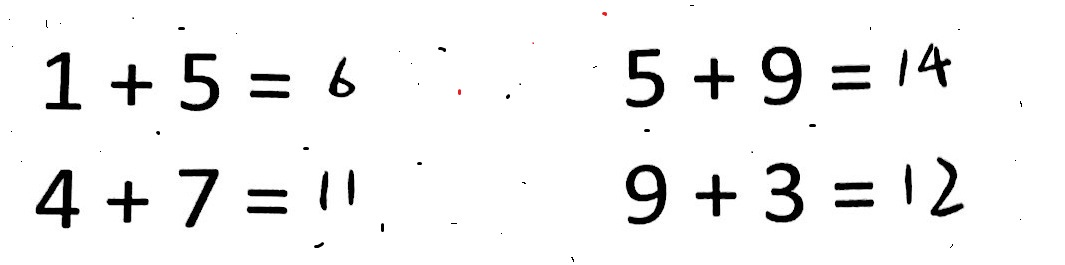
%> input picture 基于图像识别的口算作业批改系统/fenge_test.jpg, 1065 x 265 px
$ octave test_fenge.m   (GNU Octave 9; MATLAB toolbox functions it lacks are replaced by stand-ins)
%> lines starting %> are read from the running program, lines starting %| are printed output that depends on the picture; in (x1, y1, x2, y2) boxes, pixels count from 0 and x2, y2 are one past the last pixel; in counts of white or black regions, pixels touching at a corner belong together; the program's own positions count from 1
Path='D:\Matlab2016a\Matlab_R2016a_win64\workspace\tuxiangyuchuli\';
clc;close all;
[fn,pn,fi]=uigetfile('*.*','choose a picture');
%> the answer given: fenge_test.jpg
Img=imread([pn fn]);
%> Img is the input picture: size 265x1065x3 uint8; mean R, G, B 242, 242, 242
[~,~,c]=size(Img);
%> c = 3
if c==1
   f2= ~im2bw(Img,graythresh(Img));
else
   Img=rgb2gray(imread([pn fn]));
%> Img: size 265x1065 uint8; min 0, max 255, mean 242
   f2= ~im2bw(Img,graythresh(Img));
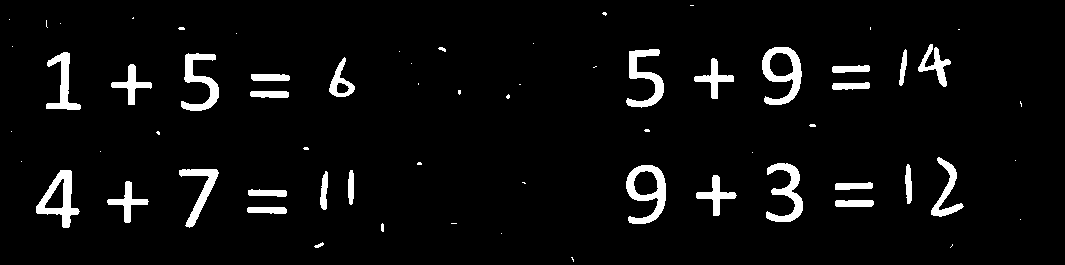
%> f2: size 265x1065 logical; 4.9% white; 66 white regions (36 under 20 px), largest, box (x1, y1, x2, y2) and area: (626, 165, 666, 224) 1078, (762, 47, 802, 105) 1061, (36, 170, 80, 228) 986
end
f=f2;
f=bwareaopen(f,50);
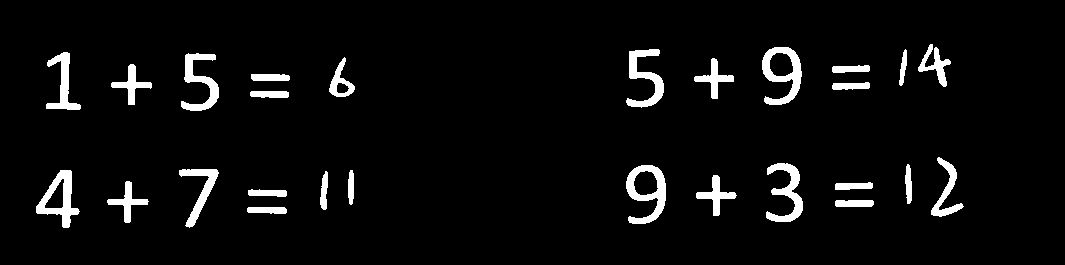
%> f: size 265x1065 logical; 4.8% white; 27 white regions, largest, box (x1, y1, x2, y2) and area: (626, 165, 666, 224) 1078, (762, 47, 802, 105) 1061, (36, 170, 80, 228) 986
% figure(3);imshow(f);
str=strel('square',2);
% f=imclose(f,str);
% str=strel('line',5,0);
f=imdilate(f,str);
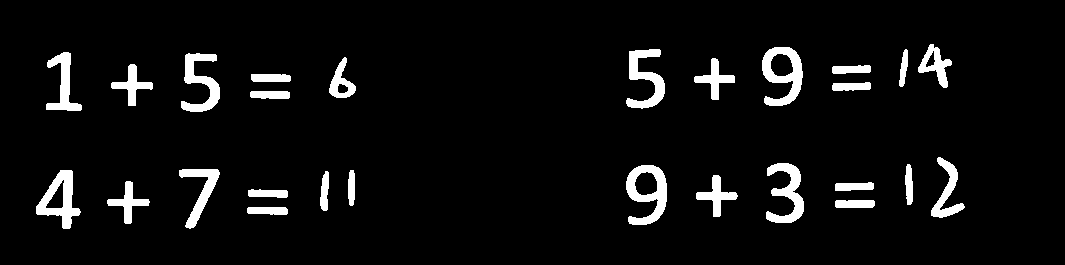
%> f: size 265x1065 logical; 5.7% white; 27 white regions
figure(3);imshow(f);

[L,num] = bwlabel(f,8);%得到联通区域数num及矩阵L
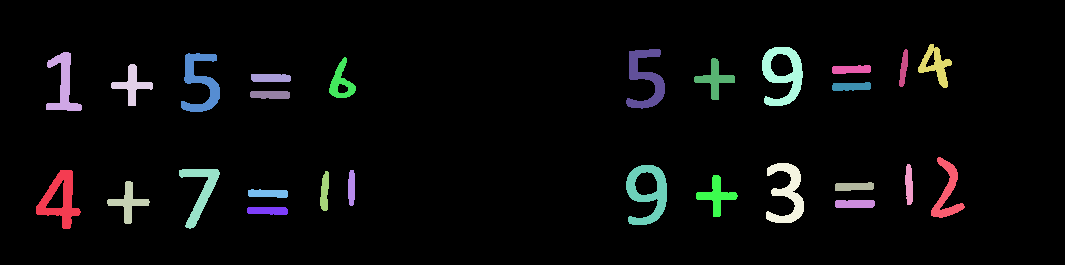
%> L: size 265x1065 double; 28 distinct labels, from 0 to 27; one colour per label, 0 black
%> num = 27
Feastats = regionprops(L,'basic');
%> Feastats = 27 regions; largest, box (x1, y1, x2, y2), Area and Centroid: (626, 165, 667, 225) 1260 [648.5 194.1], (762, 47, 803, 106) 1240 [783.9 75.5], (36, 170, 81, 229) 1140 [60.9 200.1], (766, 163, 804, 223) 1090 [787.9 193.8], (626, 49, 665, 109) 1069 [646.1 79.2]
Area=[Feastats.Area];
%> Area = 27 values, max 1260 at index 15, min 213 at index 24, mean 597.4
b=[Feastats.BoundingBox];
%> b = 108 values, max 931.5 at index 105, min 7 at index 51, mean 176.2
sub=cell(1,num);
%> sub = 27 items
figure(1);
for i=1:num
    a=floor(b((i-1)*4+2));
    if a==0
       a=1;
    end
    e=b((i-1)*4+4);
    d=floor(b((i-1)*4+1));
    if d==0
       d=1;
    end
    g=b((i-1)*4+3);
    %sub{1,i}=f2(a:a+e,d:d+g);
    if((e+1)/(g+1)>2&&(e+1)/(g+1)<=3)
        gw1=imresize(f2(a:a+e,d:d+g),[20 14]);
        gw2=zeros(20,3);
        gw3=zeros(20,3);
        gw4=[gw2 gw1 gw3];
        gw5=zeros(4,4);
        gw6=zeros(20,4);
        gw7=zeros(4,20);
        gw8=[gw5 gw7 gw5;gw6 gw4 gw6;gw5 gw7 gw5];
    elseif((e+1)/(g+1)>3)
        gw1=imresize(f2(a:a+e,d:d+g),[20,8]);
        gw2=zeros(20,6);
        gw3=zeros(20,6);
        gw4=[gw2 gw1 gw3];
        gw5=zeros(4,4);
        gw6=zeros(20,4);
        gw7=zeros(4,20);
        gw8=[gw5 gw7 gw5;gw6 gw4 gw6;gw5 gw7 gw5];
    elseif((g+1)/(e+1)>2&&(g+1)/(e+1)<=3)
        gw1=imresize(f2(a:a+e,d:d+g),[14,20]);
        gw2=zeros(3,20);
        gw3=zeros(3,20);
        gw4=[gw2;gw1;gw3];
        gw5=zeros(4,4);
        gw6=zeros(20,4);
        gw7=zeros(4,20);
        gw8=[gw5 gw7 gw5;gw6 gw4 gw6;gw5 gw7 gw5];
    elseif((g+1)/(e+1)>3)
        gw1=imresize(f2(a:a+e,d:d+g),[8,20]);
        gw2=zeros(6,20);
        gw3=zeros(6,20);
        gw4=[gw2;gw1;gw3];
        gw5=zeros(4,4);
        gw6=zeros(20,4);
        gw7=zeros(4,20);
        gw8=[gw5 gw7 gw5;gw6 gw4 gw6;gw5 gw7 gw5];
    elseif((e+1)<=12&&(g+1)<=12)
        gw1=imresize(f2(a:a+e,d:d+g),[5,5]);
        gw2=zeros(5,3);
        gw3=zeros(3,5);
        gw4=zeros(3,3);
        gw5=zeros(20,8);
        gw6=zeros(20,20);
        gw7=zeros(5,20);
        gw70=zeros(3,20);
        gw8=[gw5,gw6;gw2,gw1,gw7;gw4,gw3,gw70];
    else
        gw4=imresize(f2(a:a+e,d:d+g),[20,20]);
        gw5=zeros(4,4);
        gw6=zeros(20,4);
        gw7=zeros(4,20);
        gw8=[gw5 gw7 gw5;gw6 gw4 gw6;gw5 gw7 gw5];
    end
    %subplot(1,num,i);
    figure
    imshow(gw8);
    imwrite(gw8,strcat(Path,'fenge_img',num2str(i),'.bmp'),'bmp');
end
%> this loop made 27 passes
%> (e, g) on passes 1 to 12: (59, 45), (59, 36), (43, 43), (42, 42), (60, 41), (59, 39), (8, 41), (9, 40), (8, 40), (8, 40), (40, 9), (41, 27)
%> pass 1, `gw8=[gw5 gw7 gw5;gw6 gw4 gw6;gw5 gw7 gw5];`:
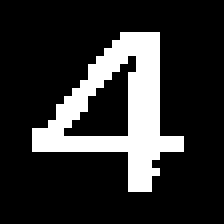
%> gw8: size 28x28 double (shown 8 times larger); values 0 (black) and 1 (white), 18.5% white; 1 white region, box (x1, y1, x2, y2) and area: (4, 4, 23, 24) 145
%> pass 2, `gw4=imresize(f2(a:a+e,d:d+g),[20,20]);`:
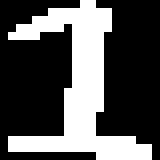
%> gw4: size 20x20 logical (shown 8 times larger); 32.8% white; 1 white region, box (x1, y1, x2, y2) and area: (1, 0, 19, 20) 131
%> after the loop, gw2 = 20 rows, first 8: [0 0 0 0 0 0; 0 0 0 0 0 0; 0 0 0 0 0 0; 0 0 0 0 0 0; 0 0 0 0 0 0; 0 0 0 0 0 0; 0 0 0 0 0 0; 0 0 0 0 0 0]; gw3 has the same summary as gw2; gw5 = [0 0 0 0; 0 0 0 0; 0 0 0 0; 0 0 0 0]; gw6 = 20 rows, first 8: [0 0 0 0; 0 0 0 0; 0 0 0 0; 0 0 0 0; 0 0 0 0; 0 0 0 0; 0 0 0 0; 0 0 0 0]; gw7 = 20 columns, first 8: [0 0 0 0 0 0 0 0; 0 0 0 0 0 0 0 0; 0 0 0 0 0 0 0 0; 0 0 0 0 0 0 0 0]
figure,imshow(f)
hold on
for k=1:num
    [r,c]=find(L==k);
    rbar=mean(r);
    cbar=mean(c);
    plot(cbar,rbar,'Marker','o','MarkerEdgeColor','k','MarkerFaceColor','k','MarkerSize',10);
    plot(cbar,rbar,'Marker','*','MarkerEdgecolor','w');
end
%> this loop made 27 passes
%> (rbar, cbar) on passes 1 to 12: (200.1, 60.9), (84.76, 64.06), (203, 128.9), (85.57, 132.7), (192, 201.2), (83.36, 201.3), (211.2, 268.5), (194.1, 268.8), (95.35, 271), (78.53, 271.2), (192.4, 325.3), (83.06, 341.9)
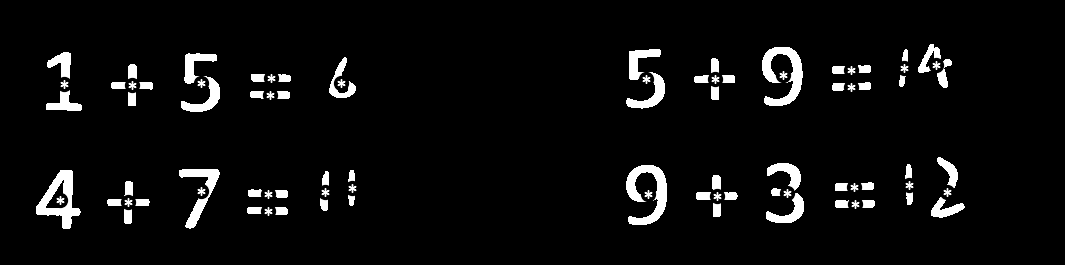
%> figure redrawn from the program's plot data

$ run again, on 基于图像识别的口算作业批改系统/4614.jpg
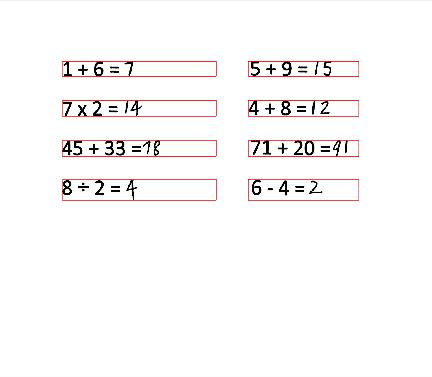
%> input picture 基于图像识别的口算作业批改系统/4614.jpg, 432 x 377 px
%> Img is the input picture: size 377x432x3 uint8; mean R, G, B 249.7, 248.1, 248.1
%> Img: size 377x432 uint8
%> f2: size 377x432 logical; 2.8% white in thin lines or dots, all inside (x1, y1, x2, y2) = (62, 61, 359, 201)
%> `[L,num] = bwlabel(f,8);`:
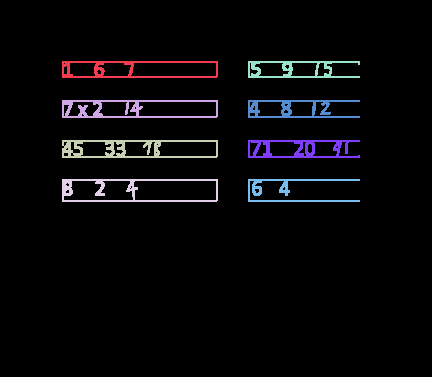
%> L: size 377x432 double; 9 distinct labels, from 0 to 8; one colour per label, 0 black
%> num = 8
%> Feastats = 8 regions; box (x1, y1, x2, y2), Area and Centroid: (62, 140, 218, 158) 1159 [128.7 149.4], (62, 100, 218, 118) 1031 [127.3 109.5], (62, 179, 218, 202) 997 [128.2 190.5], (248, 140, 360, 158) 907 [301.3 149.4], (62, 61, 218, 78) 893 [130.3 70], (248, 100, 360, 118) 807 [297.4 109.5], (248, 61, 360, 78) 761 [298.3 69.9], (248, 179, 360, 202) 688 [291.5 190.5]
%> Area = [893 1031 1159 997 761 807 907 688]
%> b = 32 values, max 248.5 at index 17, min 17 at index 4, mean 107.2
%> sub = {[], [], [], [], [], [], [], []}
%> the loop `for i=1:num` made 8 passes
%> (e, g) on passes 1 to 8: (17, 156), (18, 156), (18, 156), (23, 156), (17, 112), (18, 112), (18, 112), (23, 112)
%> after the loop `for i=1:num`: gw5 = [0 0 0 0; 0 0 0 0; 0 0 0 0; 0 0 0 0]; gw6 = 20 rows, first 8: [0 0 0 0; 0 0 0 0; 0 0 0 0; 0 0 0 0; 0 0 0 0; 0 0 0 0; 0 0 0 0; 0 0 0 0]; gw7 = 20 columns, first 8: [0 0 0 0 0 0 0 0; 0 0 0 0 0 0 0 0; 0 0 0 0 0 0 0 0; 0 0 0 0 0 0 0 0]
%> the loop `for k=1:num` made 8 passes
%> (rbar, cbar) on passes 1 to 8: (69.96, 130.3), (109.5, 127.3), (149.4, 128.7), (190.5, 128.2), (69.94, 298.3), (109.5, 297.4), (149.4, 301.3), (190.5, 291.5)
%> after the loop `for k=1:num`:
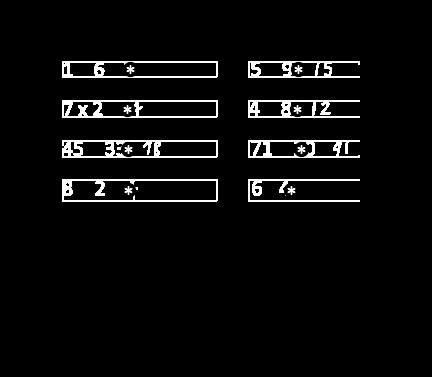
%> figure redrawn from the program's plot data
